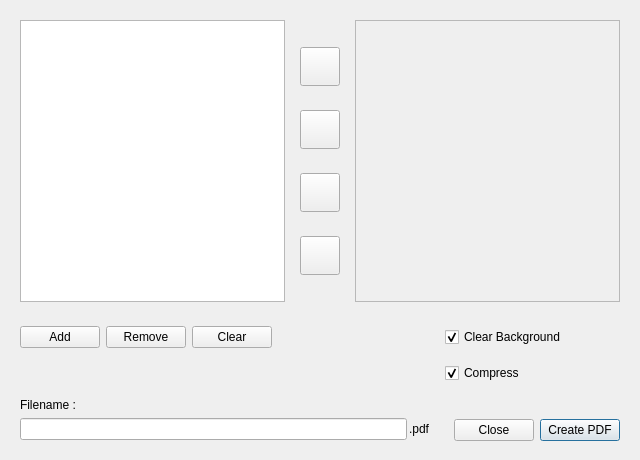
<?xml version="1.0" encoding="UTF-8"?>
<ui version="4.0">
 <class>Dialog</class>
 <widget class="QDialog" name="Dialog">
  <property name="geometry">
   <rect>
    <x>0</x>
    <y>0</y>
    <width>640</width>
    <height>460</height>
   </rect>
  </property>
  <property name="windowTitle">
   <string>eBook Maker ( Image to PDF )</string>
  </property>
  <property name="windowIcon">
   <iconset resource="../files/resources.qrc">
    <normaloff>:/ebook-maker.png</normaloff>:/ebook-maker.png</iconset>
  </property>
  <layout class="QGridLayout" name="gridLayout">
   <item row="0" column="0" colspan="2">
    <widget class="QWidget" name="widget" native="true">
     <layout class="QHBoxLayout" name="horizontalLayout_2">
      <item>
       <widget class="QTableWidget" name="tableWidget">
        <property name="alternatingRowColors">
         <bool>true</bool>
        </property>
        <property name="selectionMode">
         <enum>QAbstractItemView::SingleSelection</enum>
        </property>
        <property name="selectionBehavior">
         <enum>QAbstractItemView::SelectRows</enum>
        </property>
        <property name="textElideMode">
         <enum>Qt::ElideMiddle</enum>
        </property>
        <property name="columnCount">
         <number>1</number>
        </property>
        <attribute name="horizontalHeaderVisible">
         <bool>false</bool>
        </attribute>
        <attribute name="verticalHeaderVisible">
         <bool>false</bool>
        </attribute>
        <column/>
       </widget>
      </item>
      <item>
       <widget class="QWidget" name="widget_2" native="true">
        <layout class="QVBoxLayout" name="verticalLayout">
         <item>
          <widget class="QToolButton" name="moveUpBtn">
           <property name="toolTip">
            <string>Move up</string>
           </property>
           <property name="text">
            <string/>
           </property>
           <property name="icon">
            <iconset resource="../files/resources.qrc">
             <normaloff>:/go-up.png</normaloff>:/go-up.png</iconset>
           </property>
           <property name="iconSize">
            <size>
             <width>32</width>
             <height>32</height>
            </size>
           </property>
          </widget>
         </item>
         <item>
          <widget class="QToolButton" name="moveDownBtn">
           <property name="toolTip">
            <string>Move down</string>
           </property>
           <property name="text">
            <string/>
           </property>
           <property name="icon">
            <iconset resource="../files/resources.qrc">
             <normaloff>:/go-down.png</normaloff>:/go-down.png</iconset>
           </property>
           <property name="iconSize">
            <size>
             <width>32</width>
             <height>32</height>
            </size>
           </property>
          </widget>
         </item>
         <item>
          <widget class="QToolButton" name="rotateLeftBtn">
           <property name="toolTip">
            <string>Rotate left</string>
           </property>
           <property name="text">
            <string/>
           </property>
           <property name="icon">
            <iconset resource="../files/resources.qrc">
             <normaloff>:/rotateleft.png</normaloff>:/rotateleft.png</iconset>
           </property>
           <property name="iconSize">
            <size>
             <width>32</width>
             <height>32</height>
            </size>
           </property>
          </widget>
         </item>
         <item>
          <widget class="QToolButton" name="rotateRightBtn">
           <property name="toolTip">
            <string>Rotate right</string>
           </property>
           <property name="text">
            <string/>
           </property>
           <property name="icon">
            <iconset resource="../files/resources.qrc">
             <normaloff>:/rotateright.png</normaloff>:/rotateright.png</iconset>
           </property>
           <property name="iconSize">
            <size>
             <width>32</width>
             <height>32</height>
            </size>
           </property>
          </widget>
         </item>
        </layout>
       </widget>
      </item>
      <item>
       <widget class="QScrollArea" name="scrollArea">
        <property name="widgetResizable">
         <bool>true</bool>
        </property>
        <widget class="QWidget" name="scrollAreaWidgetContents">
         <property name="geometry">
          <rect>
           <x>0</x>
           <y>0</y>
           <width>263</width>
           <height>260</height>
          </rect>
         </property>
         <layout class="QVBoxLayout" name="verticalLayout2"/>
        </widget>
       </widget>
      </item>
     </layout>
    </widget>
   </item>
   <item row="1" column="0">
    <widget class="QWidget" name="widget_4" native="true">
     <layout class="QHBoxLayout" name="horizontalLayout_3">
      <item>
       <widget class="QPushButton" name="addFilesBtn">
        <property name="text">
         <string>Add</string>
        </property>
        <property name="icon">
         <iconset theme="list-add">
          <normaloff/>
         </iconset>
        </property>
       </widget>
      </item>
      <item>
       <widget class="QPushButton" name="removeFileBtn">
        <property name="text">
         <string>Remove</string>
        </property>
        <property name="icon">
         <iconset theme="list-remove">
          <normaloff/>
         </iconset>
        </property>
       </widget>
      </item>
      <item>
       <widget class="QPushButton" name="clearListBtn">
        <property name="text">
         <string>Clear</string>
        </property>
        <property name="icon">
         <iconset theme="edit-clear">
          <normaloff/>
         </iconset>
        </property>
       </widget>
      </item>
      <item>
       <spacer name="horizontalSpacer">
        <property name="orientation">
         <enum>Qt::Horizontal</enum>
        </property>
        <property name="sizeHint" stdset="0">
         <size>
          <width>40</width>
          <height>20</height>
         </size>
        </property>
       </spacer>
      </item>
     </layout>
    </widget>
   </item>
   <item row="3" column="0">
    <widget class="QWidget" name="widget_5" native="true">
     <layout class="QGridLayout" name="gridLayout_2">
      <property name="horizontalSpacing">
       <number>2</number>
      </property>
      <item row="0" column="0">
       <widget class="QLabel" name="label">
        <property name="text">
         <string>Filename :</string>
        </property>
       </widget>
      </item>
      <item row="1" column="0">
       <widget class="QLineEdit" name="filenameEdit"/>
      </item>
      <item row="1" column="1">
       <widget class="QLabel" name="label_2">
        <property name="text">
         <string>.pdf</string>
        </property>
       </widget>
      </item>
     </layout>
    </widget>
   </item>
   <item row="3" column="1">
    <widget class="QWidget" name="widget_3" native="true">
     <layout class="QHBoxLayout" name="horizontalLayout_4">
      <property name="topMargin">
       <number>22</number>
      </property>
      <property name="bottomMargin">
       <number>0</number>
      </property>
      <item>
       <widget class="QPushButton" name="closeBtn">
        <property name="toolTip">
         <string>Esc</string>
        </property>
        <property name="text">
         <string>Close</string>
        </property>
        <property name="icon">
         <iconset resource="../files/resources.qrc">
          <normaloff>:/quit.png</normaloff>:/quit.png</iconset>
        </property>
        <property name="iconSize">
         <size>
          <width>24</width>
          <height>24</height>
         </size>
        </property>
       </widget>
      </item>
      <item>
       <widget class="QPushButton" name="createPdfBtn">
        <property name="text">
         <string>Create PDF</string>
        </property>
        <property name="icon">
         <iconset resource="../files/resources.qrc">
          <normaloff>:/pdf.png</normaloff>:/pdf.png</iconset>
        </property>
        <property name="iconSize">
         <size>
          <width>24</width>
          <height>24</height>
         </size>
        </property>
        <property name="default">
         <bool>true</bool>
        </property>
       </widget>
      </item>
     </layout>
    </widget>
   </item>
   <item row="1" column="1">
    <widget class="QCheckBox" name="clearBgBtn">
     <property name="toolTip">
      <string>Convert to Monochrome image</string>
     </property>
     <property name="text">
      <string>Clear Background</string>
     </property>
     <property name="checked">
      <bool>true</bool>
     </property>
    </widget>
   </item>
   <item row="2" column="1">
    <widget class="QCheckBox" name="compressBtn">
     <property name="toolTip">
      <string>Compress color image</string>
     </property>
     <property name="text">
      <string>Compress</string>
     </property>
     <property name="checked">
      <bool>true</bool>
     </property>
    </widget>
   </item>
  </layout>
 </widget>
 <resources>
  <include location="../files/resources.qrc"/>
 </resources>
 <connections/>
</ui>
